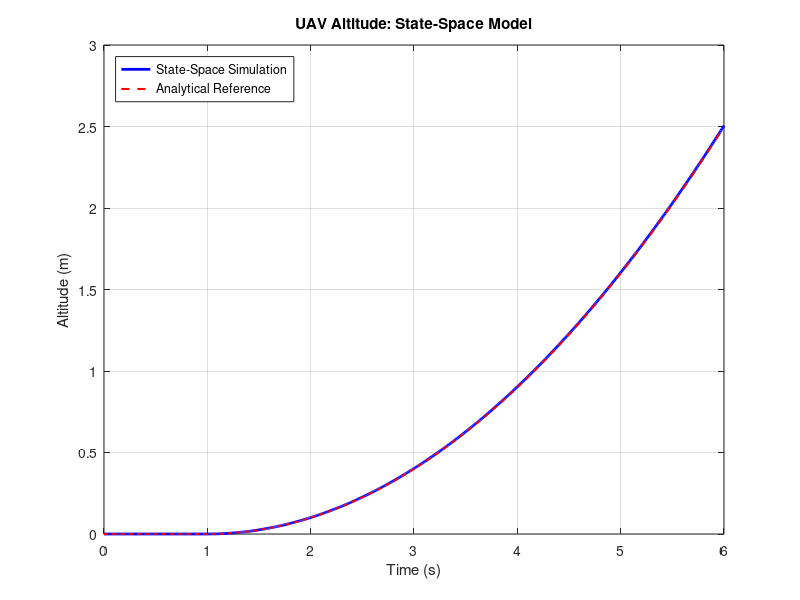
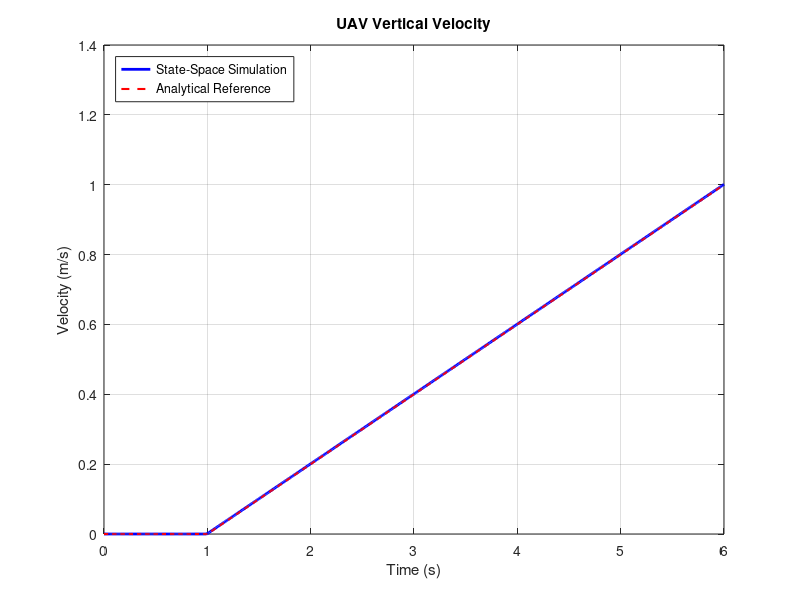

Reproduce these figures in MATLAB, in order.

%% DAY 5: STATE-SPACE MODELLING
% Example: Vertical motion of a UAV
% Model: m*z_ddot = u
%
% States:
% x1 = z = altitude (m)
% x2 = v = vertical velocity (m/s)
%
% Input:
% u = thrust increment relative to hover (N)

clc;
clear;
close all;

%% 1. Define system parameters

m = 2;              % UAV mass (kg)
U = 0.4;             % Thrust increment (N)
t_step = 1;          % Input starts at 1 second

z0 = 0;              % Initial altitude (m)
v0 = 0;              % Initial velocity (m/s)

%% 2. Define state-space matrices

% State equation:
% dx/dt = A*x + B*u

A = [0 1;
     0 0];

B = [0;
     1/m];

% Output equation:
% y = C*x + D*u
%
% We want altitude as the output.

C = [1 0];
D = 0;

% Initial state vector:
% x = [altitude; velocity]

x0 = [z0; v0];

%% 3. Create the state-space system

sys = ss(A, B, C, D);

disp('State-Space Model:');
sys

%% 4. Define simulation time and input

t = (0:0.01:6)';

% Delayed step input:
% u = 0 before t_step
% u = U after t_step

u = U * (t >= t_step);

%% 5. Simulate the system

% lsim simulates the response to an arbitrary input.
% x0 specifies the initial state.

[y, t_out, x] = lsim(sys, u, t, x0);

% Output y is altitude because C = [1 0].
altitude = y;

% The second state is vertical velocity.
velocity = x(:,2);

%% 6. Calculate the analytical reference

% Expected altitude for the delayed step input.

altitude_ref = U * max(t_out - t_step, 0).^2 / (2*m);

% Expected velocity.

velocity_ref = (U/m) * max(t_out - t_step, 0);

%% 7. Plot altitude

figure;

plot(t_out, altitude, 'b', 'LineWidth', 2);
hold on;

plot(t_out, altitude_ref, 'r--', 'LineWidth', 1.5);

grid on;

xlabel('Time (s)');
ylabel('Altitude (m)');

title('UAV Altitude: State-Space Model');

legend('State-Space Simulation', ...
       'Analytical Reference', ...
       'Location', 'northwest');

%% 8. Plot velocity

figure;

plot(t_out, velocity, 'b', 'LineWidth', 2);
hold on;

plot(t_out, velocity_ref, 'r--', 'LineWidth', 1.5);

grid on;

xlabel('Time (s)');
ylabel('Velocity (m/s)');

title('UAV Vertical Velocity');

legend('State-Space Simulation', ...
       'Analytical Reference', ...
       'Location', 'northwest');

%% 9. Check maximum altitude error

error_altitude = altitude - altitude_ref;

max_error = max(abs(error_altitude));

fprintf('Maximum altitude error = %.10f m\n', max_error);

%% 10. Display selected results

check_times = [1 2 3 6];

fprintf('\nTime (s)    Altitude (m)    Velocity (m/s)\n');
fprintf('------------------------------------------\n');

for k = 1:length(check_times)

    [~, idx] = min(abs(t_out - check_times(k)));

    fprintf('%8.2f    %12.4f    %14.4f\n', ...
        t_out(idx), altitude(idx), velocity(idx));

end
